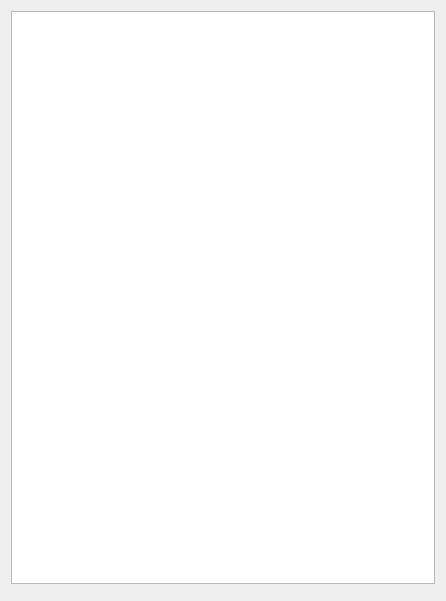
<?xml version="1.0" encoding="UTF-8"?>
<ui version="4.0">
 <class>Sequence_build</class>
 <widget class="QWidget" name="Sequence_build">
  <property name="geometry">
   <rect>
    <x>0</x>
    <y>0</y>
    <width>446</width>
    <height>601</height>
   </rect>
  </property>
  <property name="windowTitle">
   <string>Sequence - FILE</string>
  </property>
  <layout class="QGridLayout" name="gridLayout" rowstretch="3,0" columnstretch="0,0,0,0">
   <item row="0" column="0" colspan="4">
    <widget class="QListView" name="listSequence">
     <property name="acceptDrops">
      <bool>false</bool>
     </property>
     <property name="frameShape">
      <enum>QFrame::StyledPanel</enum>
     </property>
     <property name="frameShadow">
      <enum>QFrame::Sunken</enum>
     </property>
     <property name="dragEnabled">
      <bool>false</bool>
     </property>
     <property name="dragDropOverwriteMode">
      <bool>false</bool>
     </property>
     <property name="dragDropMode">
      <enum>QAbstractItemView::DragDrop</enum>
     </property>
     <property name="defaultDropAction">
      <enum>Qt::MoveAction</enum>
     </property>
     <property name="alternatingRowColors">
      <bool>true</bool>
     </property>
     <property name="selectionMode">
      <enum>QAbstractItemView::ExtendedSelection</enum>
     </property>
     <property name="textElideMode">
      <enum>Qt::ElideRight</enum>
     </property>
    </widget>
   </item>
   <item row="1" column="1">
    <widget class="Line" name="line">
     <property name="orientation">
      <enum>Qt::Vertical</enum>
     </property>
    </widget>
   </item>
   <item row="1" column="2">
    <widget class="Line" name="line_2">
     <property name="orientation">
      <enum>Qt::Vertical</enum>
     </property>
    </widget>
   </item>
  </layout>
 </widget>
 <resources/>
 <connections/>
</ui>
